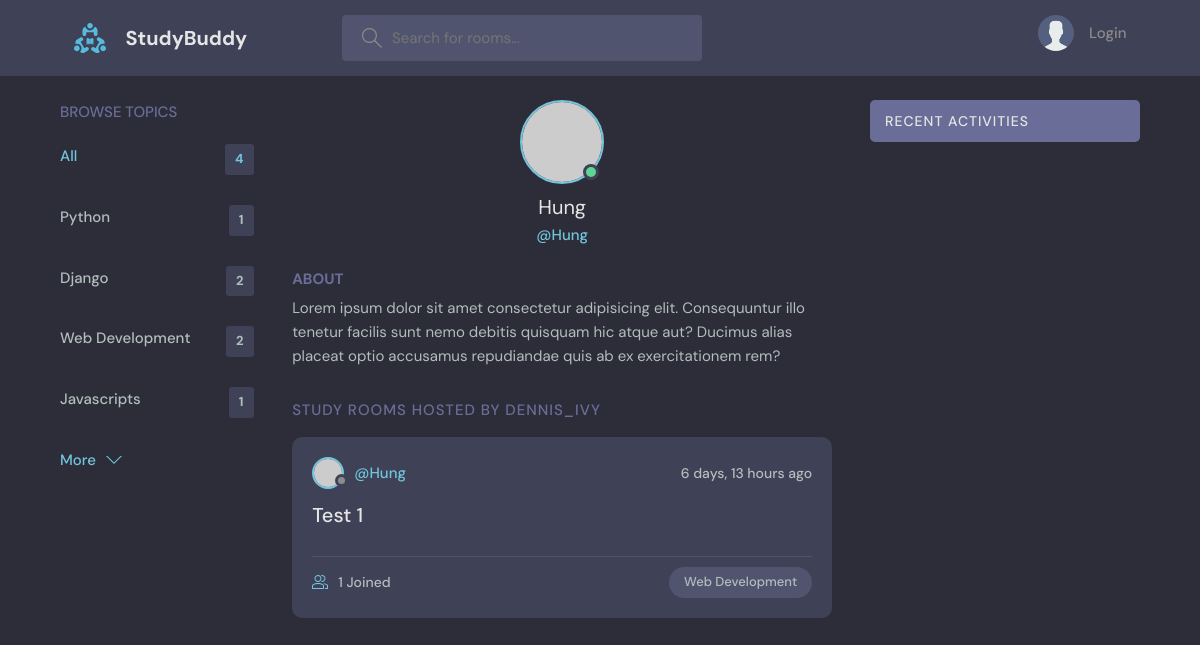
The app's page /profile/2/ with its own data.
### base/models.py (models this page shows, shortened)
class Topic(models.Model):
    name = models.CharField(max_length=200)

class Room(models.Model):
    wb_id = models.OneToOneField(
        Whiteboard, on_delete=models.SET_NULL, null=True)
    host = models.ForeignKey(User, on_delete=models.SET_NULL, null=True)
    topic = models.ForeignKey('Topic', on_delete=models.SET_NULL, null=True)
    name = models.CharField(max_length=200)
    description = models.TextField(null=True, blank=True)
    participants = models.ManyToManyField(
        User, related_name='paticipants', blank=True)
    updated = models.DateTimeField(auto_now=True)
    created = models.DateTimeField(auto_now_add=True)
    class Meta:
        ordering = ['-updated', '-created']

### base/views.py (the view)
# urls.py: path('profile/<str:pk>/', user_profile, name='user-profile'),
def user_profile(request, pk):
    user = User.objects.get(id=pk)
    rooms = user.room_set.all()
    topics = Topic.objects.all()
    room_activity = user.message_set.all()
    context = {'user': user, 'rooms': rooms,
               'topics': topics, 'room_activity': room_activity}
    return render(request, 'base/profile.html', context)

### base/templates/base/profile.html (shortened to what this page needs)
{% extends 'main.html' %}
{% block content %}
<main class="profile-page layout layout--3">
    <div class="container">
        {% include 'base/topics_component.html' %}
        <div class="roomList">
            <div class="profile">
                <div class="profile__avatar">
                    <div class="avatar avatar--large active">
                        <img src="https://randomuser.me/api/portraits/men/11.jpg" />
                    </div>
                </div>
                <div class="profile__info">
                    <h3>{{ user.username }}</h3>
                    <p>@{{ user.username }}</p>
                </div>
                <div class="profile__about">
                    <h3>About</h3>
                    <p>
                        Lorem ipsum dolor sit amet consectetur adipisicing elit. Consequuntur illo tenetur
                        facilis sunt nemo debitis quisquam hic atque aut? Ducimus alias placeat optio
                        accusamus repudiandae quis ab ex exercitationem rem?
                    </p>
                </div>
            </div>
            <div class="roomList__header">
                <div>
                    <h2>Study Rooms Hosted by dennis_ivy</a>
                    </h2>
                </div>
            </div>
            {% include 'base/feed_component.html' %}
        </div>
        {% include 'base/activity_component.html' %}
    </div>
</main>
{% endblock content %}

### base/templates/base/topics_component.html
<div class="topics">
    <div class="topics__header">
        <h2>Browse Topics</h2>
    </div>
    <ul class="topics__list">
        <li>
            <a
                href="{% url 'home' %}"
                class="active"
            >All <span>{{ topics.count }}</span></a>
        </li>
        {% for topic in topics %}
        <li>
            <a href="{% url 'home' %}?q={{ topic.name }}">{{ topic.name }} <span>{{ topic.room_set.all.count }}</span></a>
        </li>
        {% endfor %}
    </ul>
    <a
        class="btn btn--link"
        href="topics.html"
    >
        More
        <svg
            version="1.1"
            xmlns="http://www.w3.org/2000/svg"
            width="32"
            height="32"
            viewBox="0 0 32 32"
        >
            <title>chevron-down</title>
            <path d="M16 21l-13-13h-3l16 16 16-16h-3l-13 13z"></path>
        </svg>
    </a>
</div>

### base/templates/base/feed_component.html (shortened to what this page needs)
{% for room in rooms %}
<div class="roomListRoom">
    <div class="roomListRoom__header">
        <a
            href="{% url 'user-profile' room.host.id %}"
            class="roomListRoom__author"
        >
            <div class="avatar avatar--small">
                <img src="https://randomuser.me/api/portraits/women/11.jpg" />
            </div>
            <span>@{{ room.host.username }}</span>
        </a>
        <div class="roomListRoom__actions">
            <span>{{ room.created|timesince }} ago</span>
        </div>
    </div>
    <div class="roomListRoom__content">
        <a href="{% url 'room' room.id %}">{{ room.name }}</a>
    </div>
    <div class="roomListRoom__meta">
        <a
            href="{% url 'room' room.id %}"
            class="roomListRoom__joined"
        >
            {{ room.participants.count }} Joined
        </a>
        <p class="roomListRoom__topic">{{ room.topic.name }}</p>
    </div>
</div>
{% endfor %}

### static/css/main.css (style rules this page uses)
body { background-color: darkgray; }

### records on screen
Topic: name "Python", room_set.all.count "1"
Topic: name "Django", room_set.all.count "2"
Topic: name "Web Development", room_set.all.count "2"
Topic: name "Javascripts", room_set.all.count "1"
Room: host.username "Hung", created "6 days, 13 hours", name "Test 1", participants.count "1", topic.name "Web Development"

### other values on screen
{{ topics.count }} "4"
{{ user.username }} "Hung"
